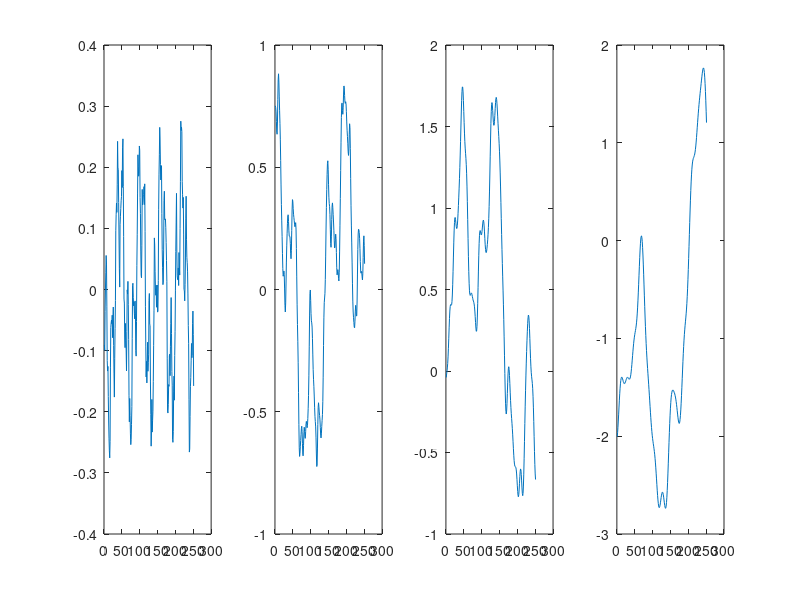

This figure's MATLAB source:
clc;clear
for i=2:2:8
fengji=i;

duanshu=6;

% [y1]=hailangboxing(fengji,duanshu)

% 3 2.438306 16.444115  4.053570
% 5 1.462983 9.866469   2.432142
% 7 1.044989 7.047480   1.737244
% 9 0.812770 5.481373   1.351190
% 11 0.664988 4.484760  1.105519
% 13 0.562683 3.794799  0.935439
% 15 0.487659 3.288826  0.810714
% 17 0.430288 2.901905  0.715336

wavewmin = [2.438306 1.462983 1.044989 0.812770 0.664988 0.562683 0.487659 0.430288];
wavewmax = [16.444115 9.866469 7.04748 5.481373 4.484760 3.794799 3.288826 2.901905];
wavewp=[4.053570 2.432142 1.737244 1.351190 1.105519 0.935439 0.810714 0.715336];

%-----------------------------------------------------
u=[3 5 7 9 11 13 15 17];
%---------------------------------------------------

if fengji>8
    fengji=8;
end
if fengji<1
    fengji=1;
end
fi=fengji;
wmin=wavewmin(fi);
wmax=wavewmax(fi);
%wp=wavewp(fi);
ui=u(fi);
M=duanshu;
%epsin=rand*2*pi;
wavewn=(wmax-wmin)/M;
dx=0.5;
dz=0.5;
x=[0:dx:125];
z=[0:dz:125];
[x,z]=meshgrid(x,z);
y=zeros(size(x));
for wi=1:M
    epsin=rand*2*pi;
    w=wmin+(wi-1)*wavewn;
    swi=0.81*exp(-7400/(w*ui+eps).^4)/(w.^5+eps);
    an=sqrt(2*swi*wavewn);
    y1=w*w*x/9.8+epsin;
    y=an*cos(y1)+y;
end
y1=y(25,:);
subplot(1,4,i/2)
plot(y1);
end
